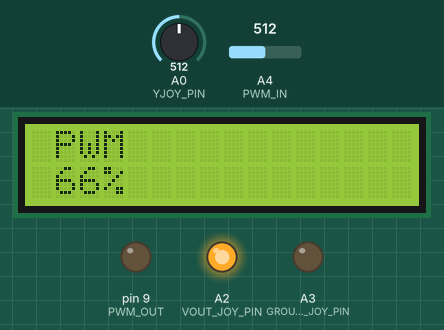
Simulated run of this sketch. Board: Arduino Uno, built with avr-gcc and run on an emulated ATmega328P. Parts: 16×2 character LCD, output pins drawn as LEDs (lit = HIGH). Inputs (shaded band) come from the test bench; at power-on: A0 (YJOY_PIN) = 512, A4 (PWM_IN) = 512. What the sketch prints to the serial monitor is not drawn.

Above: at 1.2 s.
1.3 s: A0 (YJOY_PIN) set to 316
2.8 s: A0 (YJOY_PIN) set to 288
At 2.95 s:
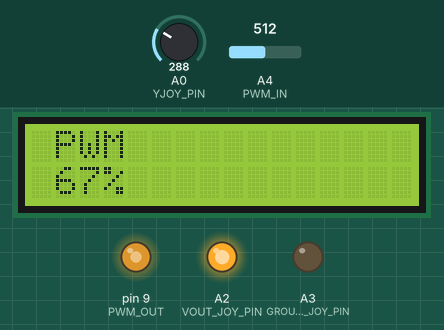
At 5.3 s:
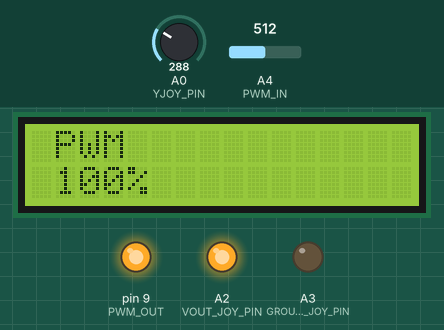
5.5 s: A0 (YJOY_PIN) set to 785
7.0 s: A0 (YJOY_PIN) set to 818
At 13.7 s:
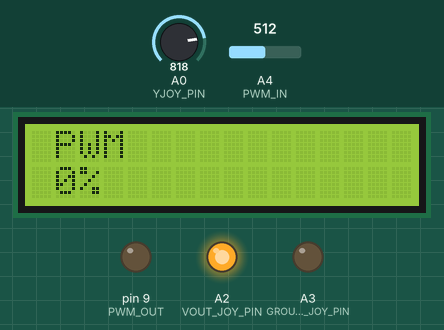
Timing chart, 0 to 14.9 s (numbered marks = the images above; inputs shaded):
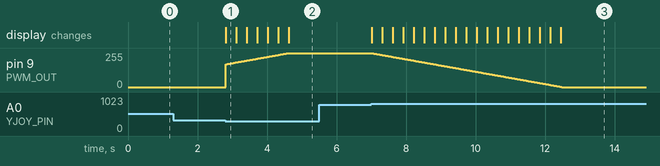

Measured:
- the behaviour switches between 300 and 299 on A0 (YJOY_PIN) (found by bisection; images 0 and 1)
- the behaviour switches between 800 and 801 on A0 (YJOY_PIN) (found by bisection; images 2 and 3)
- after the input at 1.3 s, every drawn part: stays the same
- after the input at 2.8 s, pin 9 (PWM_OUT): moves from 0/255 to 255/255 over 1.8 s, starting at once; the display: changes at once (image 1)
- after the input at 5.5 s, every drawn part: stays the same
- after the input at 7.0 s, pin 9 (PWM_OUT): moves from 255/255 to 0/255 over 5.5 s, starting at once; the display: first changes at once (image 3 shows a later state)

The sketch:

lithography.ino
```cpp
#include "Arduino.h"
#include <LiquidCrystal.h>


byte lcdData7 = 2;
byte lcdData6 = 3;
byte lcdData5 = 4;
byte lcdData4 = 5;
byte lcdReadWrite = 11;
byte lcdDisplayContrast = 12;

#define PWM_OUT 9
#define PWM_IN A4

#define GROUND_JOY_PIN A3            //joystick ground pin will connect to Arduino analog pin A3
#define VOUT_JOY_PIN A2              //joystick +5 V pin will connect to Arduino analog pin A2
#define XJOY_PIN A1
#define YJOY_PIN A0
int XVal;
int Var1;
int Var2;
int percent;
LiquidCrystal lcd(lcdDisplayContrast, lcdReadWrite, lcdData4, lcdData5, lcdData6, lcdData7);

int count = 0;


void setup()
{
	pinMode(VOUT_JOY_PIN, OUTPUT) ;    //pin A3 shall be used as output
	pinMode(GROUND_JOY_PIN, OUTPUT) ;  //pin A2 shall be used as output
	digitalWrite(VOUT_JOY_PIN, HIGH) ; //set pin A3 to high (+5V)
	digitalWrite(GROUND_JOY_PIN,LOW) ;
	XVal = 0;
	Var1 = 170;
	Var2 = 50;
	pinMode(PWM_OUT, OUTPUT) ;
	pinMode(PWM_IN, INPUT) ;
	Serial.begin(115200);
	lcd.begin(16, 2);
	//lcd.blink();
	lcd.clear();
	printTitle1();
	//printTitle2();
	printVar1();
	//printVar2();
	cursorHome();
}

// The loop function is called in an endless loop
void loop()
{
	//updateJoystickX();
	updateJoystickY();
	int Val = analogRead(PWM_IN) ;
	Serial.println(Val);
	printVar1();
	//printVar2();
	delay(20);
}

void printTitle1() {
	lcd.setCursor(1, 0);
	lcd.print("PWM");
}
void printTitle2() {
	lcd.setCursor(8, 0);
	lcd.print("two");
}
void updateJoystickX() {
	int joystickXVal = analogRead(XJOY_PIN) ;
	if (joystickXVal > 800 && XVal < 1) {
		XVal = 1;
		lcd.setCursor(7, 1);
	} else if (joystickXVal < 300 && XVal > 0) {
		XVal = 0;
		lcd.setCursor(0, 1);
	}
}
void updateJoystickY() {
	int joystickYVal = analogRead(YJOY_PIN) ;
	if (XVal == 0 && joystickYVal > 800 && Var1 > 0) {
		Var1 = Var1 - 1;
		analogWrite(PWM_OUT, Var1);
	} else if (XVal == 0 && joystickYVal < 300 && Var1 < 255) {
		Var1 = Var1 + 1;
		analogWrite(PWM_OUT, Var1);
	} else if (XVal == 1 && joystickYVal > 800 && Var2 > 0) {
		Var2 = Var2 - 1;
	} else if (XVal == 1 && joystickYVal < 300 && Var2 < 100) {
		Var2 = Var2 + 1;
	}
}

void cursorHome() {
	if (XVal == 1) {
		lcd.setCursor(7, 1);
	} else {
		lcd.setCursor(0, 1);
	}
}

void printVar1() {
	lcd.setCursor(1, 1);
	percent = (Var1 * 100 / 255);
	lcd.print(percent, DEC);
	lcd.print("%   ");
	cursorHome();
}
void printVar2() {
	lcd.setCursor(8, 1);
	lcd.print(Var2, DEC);
	lcd.print("%   ");
	cursorHome();
}
```

sloeber.ino.cpp
```cpp
#ifdef __IN_ECLIPSE__
//This is a automatic generated file
//Please do not modify this file
//If you touch this file your change will be overwritten during the next build
//This file has been generated on 2018-10-23 22:25:54

#include "Arduino.h"
#include "Arduino.h"
#include <LiquidCrystal.h>

void setup() ;
void loop() ;
void printTitle1() ;
void printTitle2() ;
void updateJoystickX() ;
void updateJoystickY() ;
void cursorHome() ;
void printVar1() ;
void printVar2() ;

#include "lithography.ino"


#endif
```
